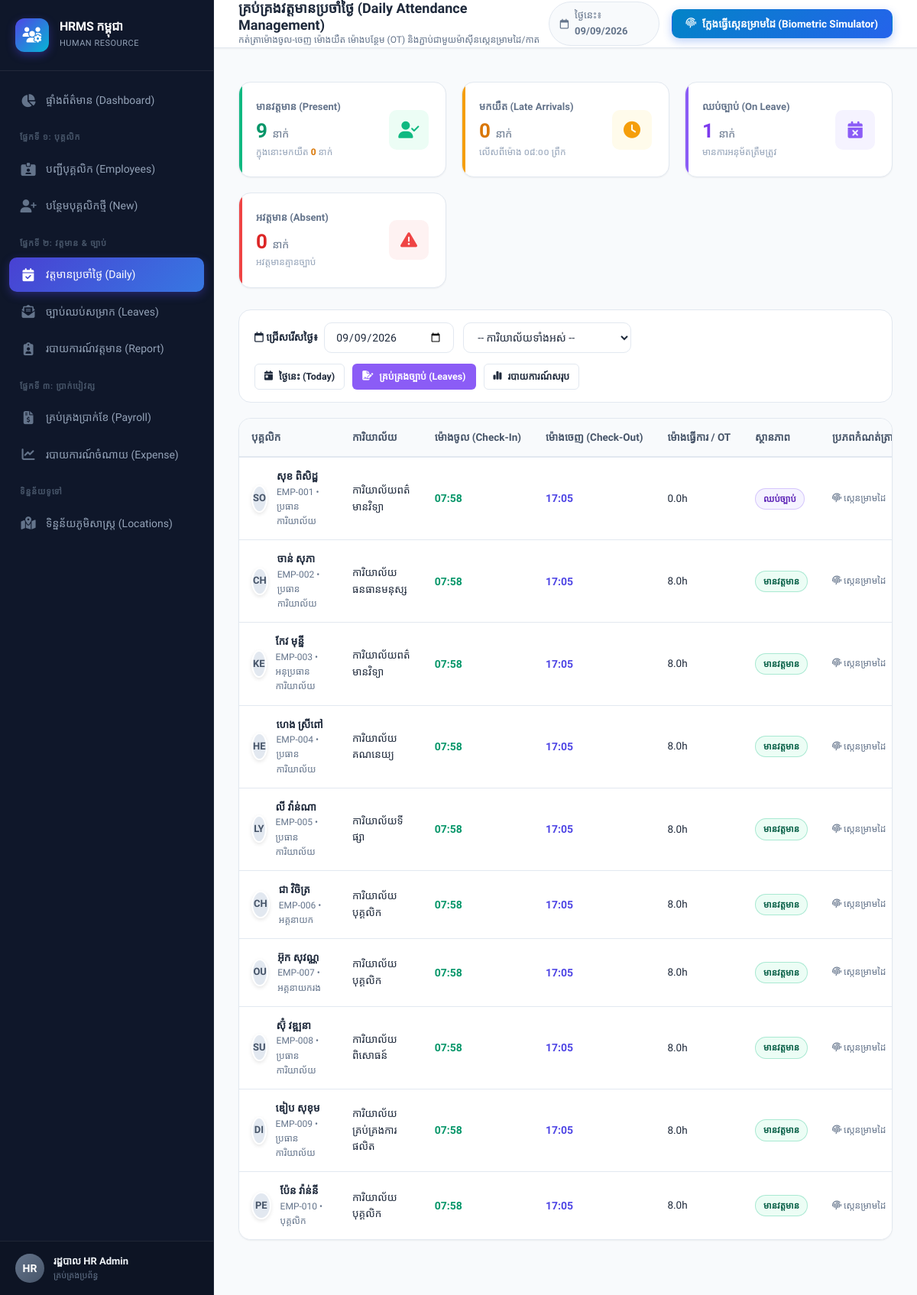
The app's page /attendance with its own data.
### models.py (models this page shows, shortened)
class Employee(db.Model):
    __tablename__ = 'employees'
    id = db.Column(db.Integer, primary_key=True)
    emp_code = db.Column(db.String(30), unique=True, nullable=False)
    full_name_kh = db.Column(db.String(120), nullable=False)
    full_name_en = db.Column(db.String(120), nullable=False)
    gender = db.Column(db.String(10), default='ប្រុស')  # ប្រុស, ស្រី
    ethnicity = db.Column(db.String(50), default='ខ្មែរ')  # ជនជាតិ
    nationality = db.Column(db.String(50), default='ខ្មែរ')  # សញ្ជាតិ
    dob = db.Column(db.Date, nullable=True)
    pob_village = db.Column(db.String(100), nullable=True)    # ភូមិ
    pob_commune = db.Column(db.String(100), nullable=True)    # ឃុំ/សង្កាត់
    pob_district = db.Column(db.String(100), nullable=True)   # ស្រុក/ខណ្ឌ
    pob_province = db.Column(db.String(100), nullable=True)   # រាជធានី/ខេត្ត
    education_level = db.Column(db.String(150), nullable=True) # កម្រិតវប្បធម៌សិក្សា
    education_major = db.Column(db.String(150), nullable=True) # ឯកទេស
    foreign_languages = db.Column(db.String(255), nullable=True) # ភាសាបរទេស
    other_skills = db.Column(db.String(255), nullable=True) # មុខជំនាញផ្សេងៗ
    marital_status = db.Column(db.String(50), default='នៅលីវ') # នៅលីវ, មានប្តី ឬប្រពន្ធ
    work_experience_1 = db.Column(db.Text, nullable=True)
    work_experience_2 = db.Column(db.Text, nullable=True)
    work_experience_3 = db.Column(db.Text, nullable=True)
    father_name = db.Column(db.String(120), nullable=True)
    father_age = db.Column(db.String(10), nullable=True)
    father_nationality = db.Column(db.String(50), default='ខ្មែរ')
    father_status = db.Column(db.String(20), default='រស់') # រស់, ស្លាប់
    father_job = db.Column(db.String(150), nullable=True)
    mother_name = db.Column(db.String(120), nullable=True)
    mother_age = db.Column(db.String(10), nullable=True)
    mother_nationality = db.Column(db.String(50), default='ខ្មែរ')
    mother_status = db.Column(db.String(20), default='រស់') # រស់, ស្លាប់
    mother_job = db.Column(db.String(150), nullable=True)
    current_house_no = db.Column(db.String(50), nullable=True)  # ផ្ទះលេខ
    current_street_no = db.Column(db.String(50), nullable=True) # ផ្លូវលេខ
    current_village = db.Column(db.String(100), nullable=True)  # ភូមិ
    current_commune = db.Column(db.String(100), nullable=True)  # ឃុំ/សង្កាត់
    current_district = db.Column(db.String(100), nullable=True) # ស្រុក/ខណ្ឌ
    current_province = db.Column(db.String(100), nullable=True) # រាជធានី/ខេត្ត
    address = db.Column(db.Text, nullable=True) # Full formatted address
    phone = db.Column(db.String(50), nullable=True)
    email = db.Column(db.String(120), nullable=True)
    national_id = db.Column(db.String(50), nullable=True)
    position = db.Column(db.String(100), nullable=False)
    department_id = db.Column(db.Integer, db.ForeignKey('departments.id'), nullable=False)
    hire_date = db.Column(db.Date, default=date.today)
    status = db.Column(db.String(30), default='active')  # active, probation, resigned, terminated
    base_salary = db.Column(db.Float, default=300.0)     # USD
    bank_account = db.Column(db.String(50), nullable=True)
    avatar = db.Column(db.String(255), nullable=True)
    created_at = db.Column(db.DateTime, default=datetime.utcnow)
    documents = db.relationship('EmployeeDocument', backref='employee', lazy=True, cascade='all, delete-orphan')
    attendances = db.relationship('Attendance', backref='employee', lazy=True, cascade='all, delete-orphan')
    leaves = db.relationship('LeaveRequest', backref='employee', lazy=True, cascade='all, delete-orphan')
    payrolls = db.relationship('Payroll', backref='employee', lazy=True, cascade='all, delete-orphan')

class Department(db.Model):
    __tablename__ = 'departments'
    id = db.Column(db.Integer, primary_key=True)
    name_kh = db.Column(db.String(100), nullable=False)
    name_en = db.Column(db.String(100), nullable=False)
    code = db.Column(db.String(20), unique=True, nullable=False)
    description = db.Column(db.String(255))
    employees = db.relationship('Employee', backref='department', lazy=True)

class Attendance(db.Model):
    __tablename__ = 'attendance'
    id = db.Column(db.Integer, primary_key=True)
    employee_id = db.Column(db.Integer, db.ForeignKey('employees.id'), nullable=False)
    date = db.Column(db.Date, nullable=False, default=date.today)
    check_in = db.Column(db.String(10), nullable=True)   # "08:00"
    check_out = db.Column(db.String(10), nullable=True)  # "17:00"
    status = db.Column(db.String(30), default='present') # present, late, half_day, absent, leave
    late_minutes = db.Column(db.Integer, default=0)
    work_hours = db.Column(db.Float, default=8.0)
    ot_hours = db.Column(db.Float, default=0.0)
    source = db.Column(db.String(30), default='manual')  # manual, biometric, card
    notes = db.Column(db.String(255), nullable=True)
    @property
    def status_info(self):
        info = {
            'present': {'kh': 'មានវត្តមាន', 'en': 'Present', 'class': 'badge-success'},
            'late': {'kh': 'មកយឺត', 'en': 'Late', 'class': 'badge-warning'},
            'half_day': {'kh': 'កន្លះថ្ងៃ', 'en': 'Half Day', 'class': 'badge-info'},
            'absent': {'kh': 'អវត្តមាន', 'en': 'Absent', 'class': 'badge-danger'},
            'leave': {'kh': 'ឈប់ច្បាប់', 'en': 'On Leave', 'class': 'badge-purple'}
        }
        return info.get(self.status, {'kh': self.status, 'en': self.status, 'class': 'badge-secondary'})

### app.py (the view)
@app.route('/attendance')
def attendance_daily():
    date_str = request.args.get('date', date.today().strftime('%Y-%m-%d'))
    try:
        query_date = datetime.strptime(date_str, '%Y-%m-%d').date()
    except ValueError:
        query_date = date.today()
        date_str = query_date.strftime('%Y-%m-%d')
    dept_id = request.args.get('department_id', type=int)
    emp_query = Employee.query.filter(Employee.status.in_(['active', 'probation']))
    if dept_id:
        emp_query = emp_query.filter(Employee.department_id == dept_id)
    employees = emp_query.order_by(Employee.emp_code.asc()).all()
    attendances = Attendance.query.filter_by(date=query_date).all()
    att_dict = {a.employee_id: a for a in attendances}
    present_cnt = sum(1 for a in attendances if a.status in ['present', 'late'])
    late_cnt = sum(1 for a in attendances if a.status == 'late')
    leave_cnt = sum(1 for a in attendances if a.status == 'leave')
    absent_cnt = sum(1 for a in attendances if a.status == 'absent')
    ot_hours_total = sum(a.ot_hours for a in attendances)
    return render_template(
        'attendance/daily.html',
        selected_date=query_date,
        date_str=date_str,
        employees=employees,
        att_dict=att_dict,
        present_cnt=present_cnt,
        late_cnt=late_cnt,
        leave_cnt=leave_cnt,
        absent_cnt=absent_cnt,
        ot_hours_total=round(ot_hours_total, 1),
        selected_dept=dept_id,
        departments=Department.query.order_by(Department.name_kh).all()
    )

### app.py (called while the page is built)
@app.before_request
def load_logged_in_user():
    user_id = session.get('user_id')
    if user_id is None:
        g.user = None
    else:
        g.user = db.session.get(User, user_id)
        if not g.user or not g.user.is_active:
            session.clear()
            g.user = None

### templates/attendance/daily.html (shortened to what this page needs)
{% extends "base.html" %}
{% block page_title %}គ្រប់គ្រងវត្តមានប្រចាំថ្ងៃ (Daily Attendance Management){% endblock %}
{% block page_subtitle %}កត់ត្រាម៉ោងចូល-ចេញ ម៉ោងយឺត ម៉ោងបន្ថែម (OT) និងភ្ជាប់ជាមួយម៉ាស៊ីនស្កេនម្រាមដៃ/កាត{% endblock %}
{% block topbar_actions %}
    <button type="button" class="btn btn-scanner" data-modal-target="modal-biometric">
        <i class="fa-solid fa-fingerprint"></i> ក្លែងធ្វើស្កេនម្រាមដៃ (Biometric Simulator)
    </button>
{% endblock %}
{% block content %}
<div class="grid-kpi">
    <div class="kpi-card" style="--kpi-color: #10b981; --kpi-bg: #ecfdf5;">
        <div class="kpi-info">
            <h3>មានវត្តមាន (Present)</h3>
            <div class="kpi-number" style="color: #059669;">{{ present_cnt }} <span style="font-size: 14px; font-weight: normal; color: #64748b;">នាក់</span></div>
            <div class="kpi-subtext">ក្នុងនោះមកយឺត <strong class="num" style="color: #d97706;">{{ late_cnt }}</strong> នាក់</div>
        </div>
        <div class="kpi-icon">
            <i class="fa-solid fa-user-check"></i>
        </div>
    </div>
    <div class="kpi-card" style="--kpi-color: #f59e0b; --kpi-bg: #fffbeb;">
        <div class="kpi-info">
            <h3>មកយឺត (Late Arrivals)</h3>
            <div class="kpi-number" style="color: #d97706;">{{ late_cnt }} <span style="font-size: 14px; font-weight: normal; color: #64748b;">នាក់</span></div>
            <div class="kpi-subtext">លើសពីម៉ោង ០៨:០០ ព្រឹក</div>
        </div>
        <div class="kpi-icon">
            <i class="fa-solid fa-clock"></i>
        </div>
    </div>
    <div class="kpi-card" style="--kpi-color: #8b5cf6; --kpi-bg: #f5f3ff;">
        <div class="kpi-info">
            <h3>ឈប់ច្បាប់ (On Leave)</h3>
            <div class="kpi-number" style="color: #7c3aed;">{{ leave_cnt }} <span style="font-size: 14px; font-weight: normal; color: #64748b;">នាក់</span></div>
            <div class="kpi-subtext">មានការអនុម័តត្រឹមត្រូវ</div>
        </div>
        <div class="kpi-icon">
            <i class="fa-solid fa-calendar-xmark"></i>
        </div>
    </div>
    <div class="kpi-card" style="--kpi-color: #ef4444; --kpi-bg: #fef2f2;">
        <div class="kpi-info">
            <h3>អវត្តមាន (Absent)</h3>
            <div class="kpi-number" style="color: #dc2626;">{{ absent_cnt }} <span style="font-size: 14px; font-weight: normal; color: #64748b;">នាក់</span></div>
            <div class="kpi-subtext">អវត្តមានគ្មានច្បាប់</div>
        </div>
        <div class="kpi-icon">
            <i class="fa-solid fa-triangle-exclamation"></i>
        </div>
    </div>
</div>
<div class="filter-bar">
    <form method="GET" action="{{ url_for('attendance_daily') }}" style="display: flex; flex-wrap: wrap; gap: 14px; align-items: center; width: 100%; justify-content: space-between;">
        <div class="filter-group">
            <div style="display: flex; align-items: center; gap: 8px;">
                <label class="form-label" style="margin: 0; white-space: nowrap;"><i class="fa-regular fa-calendar"></i> ជ្រើសរើសថ្ងៃ៖</label>
                <input type="date" name="date" value="{{ date_str }}" class="form-control" style="width: 170px;" onchange="this.form.submit()">
            </div>
            <select name="department_id" class="form-select" style="width: 220px;" onchange="this.form.submit()">
                <option value="">-- ការិយាល័យទាំងអស់ --</option>
            </select>
        </div>
        <div style="display: flex; gap: 10px;">
            <a href="{{ url_for('attendance_daily', date=today.strftime('%Y-%m-%d')) }}" class="btn btn-secondary btn-sm">
                <i class="fa-solid fa-calendar-day"></i> ថ្ងៃនេះ (Today)
            </a>
            <a href="{{ url_for('attendance_leaves') }}" class="btn btn-purple btn-sm">
                <i class="fa-solid fa-file-signature"></i> គ្រប់គ្រងច្បាប់ (Leaves)
            </a>
            <a href="{{ url_for('attendance_report') }}" class="btn btn-secondary btn-sm">
                <i class="fa-solid fa-chart-simple"></i> របាយការណ៍សរុប
            </a>
        </div>
    </form>
</div>
<div class="card" style="padding: 0; overflow: hidden;">
    <div class="table-responsive">
        <table class="table-custom">
            <thead>
                <tr>
                    <th>បុគ្គលិក</th>
                    <th>ការិយាល័យ</th>
                    <th>ម៉ោងចូល (Check-In)</th>
                    <th>ម៉ោងចេញ (Check-Out)</th>
                    <th>ម៉ោងធ្វើការ / OT</th>
                    <th>ស្ថានភាព</th>
                    <th>ប្រភពកំណត់ត្រា</th>
                </tr>
            </thead>
            <tbody>
                {% for emp in employees %}
                {% set att = att_dict.get(emp.id) %}
                <tr>
                    <td>
                        <div class="emp-profile-tag">
                            <div class="emp-avatar" style="width: 36px; height: 36px; font-size: 13px;">
                                {{ emp.full_name_en[:2].upper() }}
                            </div>
                            <div>
                                <a href="{{ url_for('employee_detail', emp_id=emp.id) }}" class="emp-name-text">
                                    {{ emp.full_name_kh }}
                                </a>
                                <span class="emp-sub-text num">{{ emp.emp_code }} • {{ emp.position }}</span>
                            </div>
                        </div>
                    </td>
                    <td>{{ emp.department.name_kh }}</td>
                    <td>
                        {% if att and att.check_in %}
                            <strong class="num" style="color: {% if att.late_minutes > 0 %}#d97706{% else %}#059669{% endif %}; font-size: 14px;">
                                {{ att.check_in }}
                            </strong>
                        {% else %}
                            <span style="color: #94a3b8;">--:--</span>
                        {% endif %}
                    </td>
                    <td>
                        {% if att and att.check_out %}
                            <strong class="num" style="color: var(--primary); font-size: 14px;">
                                {{ att.check_out }}
                            </strong>
                        {% else %}
                            <span style="color: #94a3b8;">--:--</span>
                        {% endif %}
                    </td>
                    <td>
                        {% if att %}
                            <span class="num">{{ att.work_hours }}h</span>
                        {% else %}
                            -
                        {% endif %}
                    </td>
                    <td>
                        {% if att %}
                            <span class="badge {{ att.status_info.class }}">{{ att.status_info.kh }}</span>
                        {% else %}
                            <span class="badge badge-secondary">មិនទាន់កត់ត្រា</span>
                        {% endif %}
                    </td>
                    <td>
                        {% if att %}
                            <span class="emp-sub-text">
                                {% if att.source == 'biometric' %}
                                <i class="fa-solid fa-fingerprint text-primary"></i> ស្កេនម្រាមដៃ
                                {% elif att.source == 'card' %}
                                <i class="fa-solid fa-id-card text-info"></i> កាត RFID
                                {% else %}
                                <i class="fa-solid fa-pen text-muted"></i> ដោយដៃ
                                {% endif %}
                            </span>
                        {% else %}
                            -
                        {% endif %}
                    </td>
                </tr>
                {% endfor %}
            </tbody>
        </table>
    </div>
</div>
{% endblock %}

### records on screen
Employee: full_name_en "SO", full_name_kh "សុខ ពិសិដ្ឋ", emp_code "EMP-001", position "ប្រធានការិយាល័យ", department.name_kh "ការិយាល័យពត៌មានវិទ្យា"
Attendance: check_in "07:58", check_out "17:05", work_hours "0.0", status_info.kh "ឈប់ច្បាប់"
Employee: full_name_en "CH", full_name_kh "ចាន់ សុភា", emp_code "EMP-002", position "ប្រធានការិយាល័យ", department.name_kh "ការិយាល័យធនធានមនុស្ស"
Attendance: check_in "07:58", check_out "17:05", work_hours "8.0", status_info.kh "មានវត្តមាន"
Employee: full_name_en "KE", full_name_kh "កែវ មុន្នី", emp_code "EMP-003", position "អនុប្រធានការិយាល័យ", department.name_kh "ការិយាល័យពត៌មានវិទ្យា"
Attendance: check_in "07:58", check_out "17:05", work_hours "8.0", status_info.kh "មានវត្តមាន"
Employee: full_name_en "HE", full_name_kh "ហេង ស្រីពៅ", emp_code "EMP-004", position "ប្រធានការិយាល័យ", department.name_kh "ការិយាល័យគណនេយ្យ"
Attendance: check_in "07:58", check_out "17:05", work_hours "8.0", status_info.kh "មានវត្តមាន"
Employee: full_name_en "LY", full_name_kh "លី វ៉ាន់ណា", emp_code "EMP-005", position "ប្រធានការិយាល័យ", department.name_kh "ការិយាល័យទីផ្សា"
Attendance: check_in "07:58", check_out "17:05", work_hours "8.0", status_info.kh "មានវត្តមាន"
Employee: full_name_en "CH", full_name_kh "ជា វិចិត្រ", emp_code "EMP-006", position "អគ្គនាយក", department.name_kh "ការិយាល័យបុគ្គលិក"
Attendance: check_in "07:58", check_out "17:05", work_hours "8.0", status_info.kh "មានវត្តមាន"
Employee: full_name_en "OU", full_name_kh "អ៊ុក សុវណ្ណ", emp_code "EMP-007", position "អគ្គនាយករង", department.name_kh "ការិយាល័យបុគ្គលិក"
Attendance: check_in "07:58", check_out "17:05", work_hours "8.0", status_info.kh "មានវត្តមាន"
Employee: full_name_en "SU", full_name_kh "ស៊ុំ វឌ្ឍនា", emp_code "EMP-008", position "ប្រធានការិយាល័យ", department.name_kh "ការិយាល័យពិសោធន៍"
Attendance: check_in "07:58", check_out "17:05", work_hours "8.0", status_info.kh "មានវត្តមាន"
Employee: full_name_en "DI", full_name_kh "ឌៀប សុខុម", emp_code "EMP-009", position "ប្រធានការិយាល័យ", department.name_kh "ការិយាល័យគ្រប់គ្រងការផលិត"
Attendance: check_in "07:58", check_out "17:05", work_hours "8.0", status_info.kh "មានវត្តមាន"
Employee: full_name_en "PE", full_name_kh "ប៉ែន វ៉ាន់នី", emp_code "EMP-010", position "បុគ្គលិក", department.name_kh "ការិយាល័យបុគ្គលិក"
Attendance: check_in "07:58", check_out "17:05", work_hours "8.0", status_info.kh "មានវត្តមាន"

### other values on screen
{{ current_user.username[:2].upper() if current_user else 'HR' }} "HR"
{{ current_user.employee_name if current_user else 'រដ្ឋបាល HR Admin' }} "រដ្ឋបាល HR Admin"
{{ current_user.role_badge.kh if current_user else 'គ្រប់គ្រងប្រព័ន្ធ' }} "គ្រប់គ្រងប្រព័ន្ធ"
{{ present_cnt }} "9"
{{ late_cnt }} "0"
{{ leave_cnt }} "1"
{{ absent_cnt }} "0"
